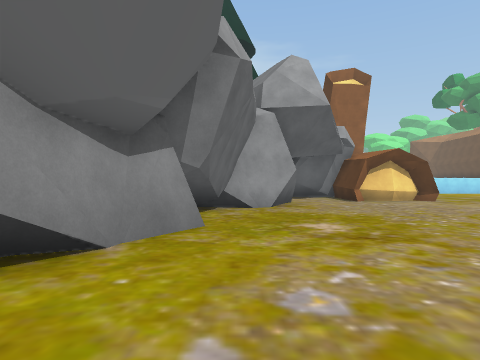
View 1 (above)

22 first-person views from a walk through a scene from a Unity 3-D project. The camera is 1.4 m above the floor, looks level and sees 75° across. The floor is counted in squares, 2 m on a side. Each view is taken from the middle of a square. On the plan, view 1 faces up. The plan holds only what a view shows up to about 10 squares ahead; the rest is blank. The place goes on beyond the plan. The player is left out. Some animated figures are left out.

View 2
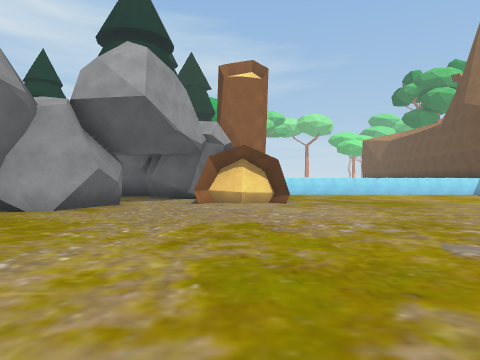

View 3
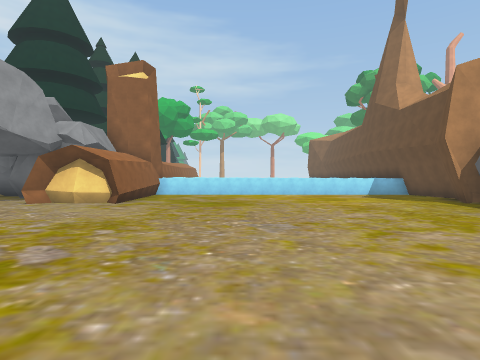

View 4
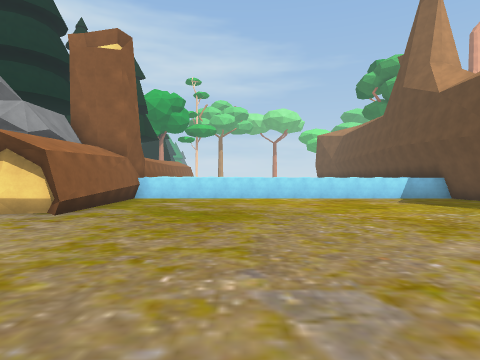

View 5
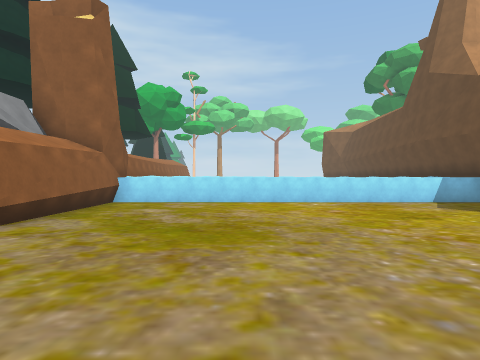

View 6
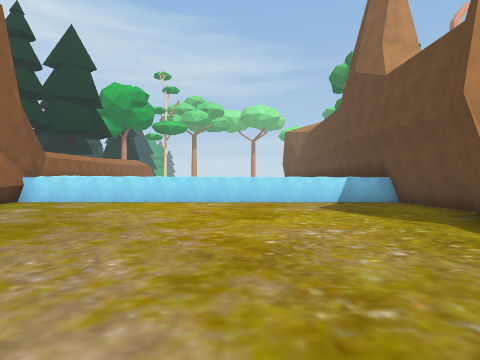

View 7
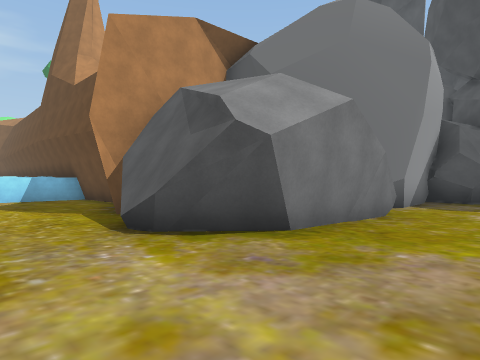

View 8
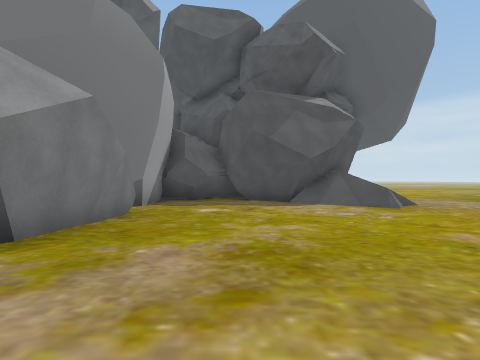

View 9
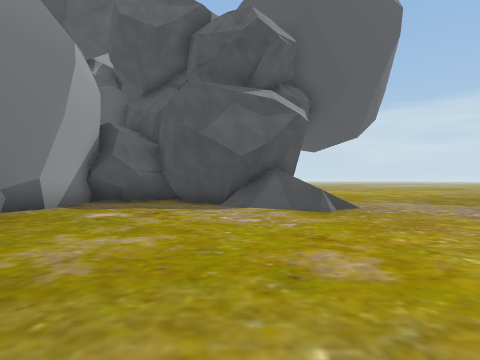

View 10
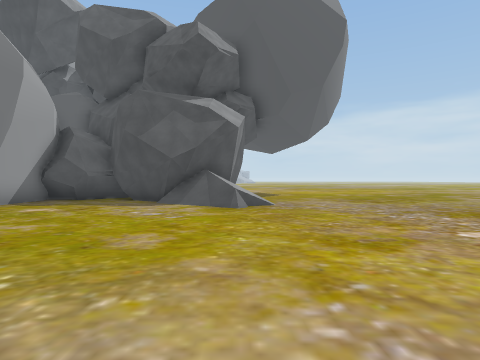

View 11
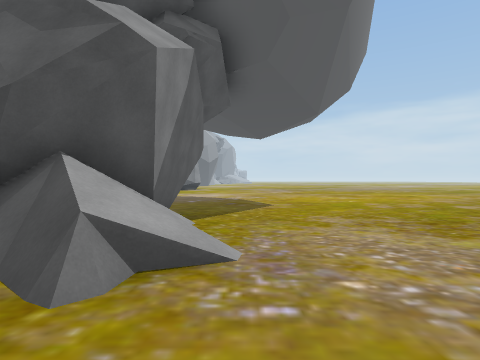

View 12
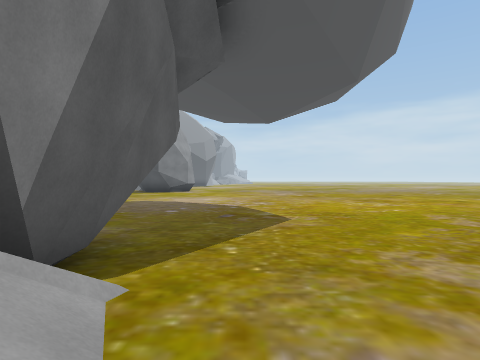

View 13
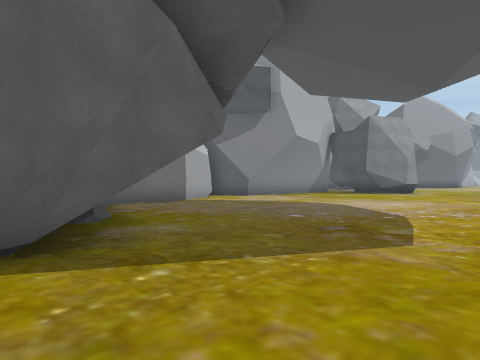

View 14
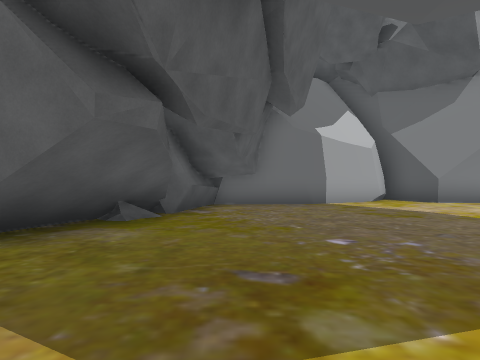

View 15
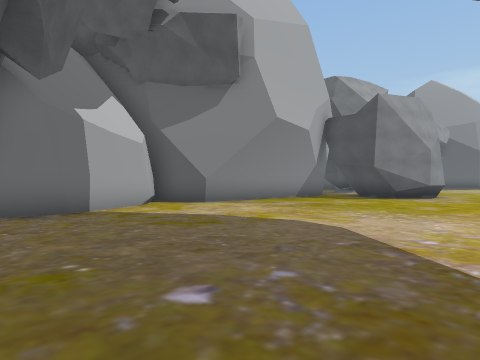

View 16
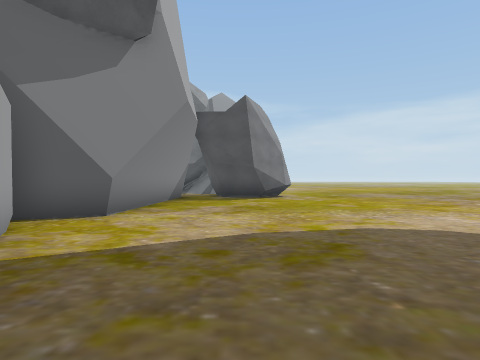

View 17
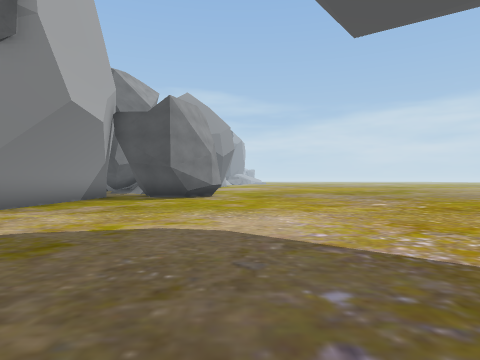

View 18
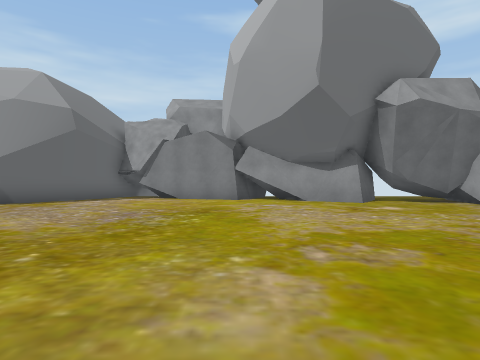

View 19
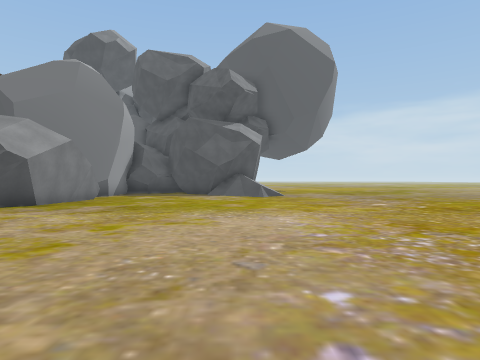

View 20
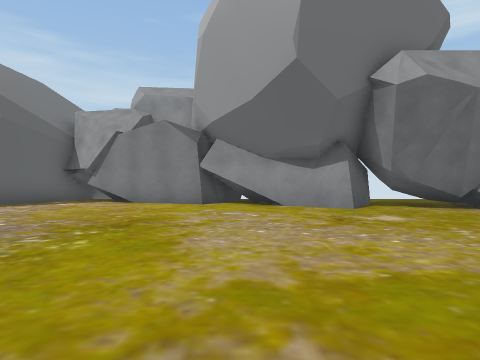

View 21
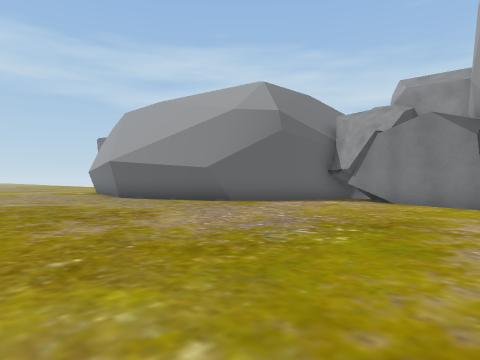

View 22
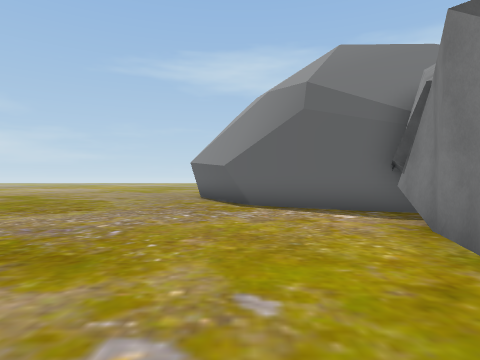

### Floor plan
Points are (right, up) in squares from view 1. A wall is a line through its corners. A room is listed if a view was taken in it or the views show most of it. See-through windows are left out.
Room 1 (views 1, 2, 3, 4, 5, 6, 7, 8, 9, 10, 11, 12, 13, 14, 15, 16, 17, 18, 19, 20, 21, 22)
walls: (19.7, 6.2) (19, 6.4); (16.4, 7) (16, 7.6) (16.2, 8.7); (16.2, 7.2) (16.4, 8.7); (22.4, 0.7) (25.2, 4.6) (24.5, 5.1) (24.4, 5.4); (20.7, 6.2) (17.2, 6.5) (16, 7.5); (22.9, 1.1) (23.6, 2.1); (16.2, 8.2) (16.2, 8.9); (23.4, 1.7) (23.4, 2.3); (16.4, 8.5) (16.4, 9.4); (23.6, 0.8) (23, 1.3); (22, 6.5) (21.5, 7.1); (22.4, 6.5) (21.6, 7.1); (24.7, 0.1) (23.2, 1.5); (24.5, 5) (24.2, 6.4); (24.9, 0.2) (24.1, 1); (16.4, 10.2) (17.7, 12.7) (17.8, 15.8) (6.2, 15.8) (6.4, 10.2) (6, 10.7) (5.1, 10.3) (4.1, 10.6) (3.7, 10); (25.1, 0.3) (24.8, 0.6); (25.1, 5.1) (24.6, 5.5); (25, 6.6) (22.1, 6.5) (21.5, 6.9); (26.2, 0.1) (25.2, 0.5); (26.9, 0.2) (24.6, 0.4); (18, 12.5) (17.9, 15.8); (27.9, 3.9) (27.4, 3.4); (28.3, 5.9) (27.8, 3.7); (28.2, 6.2) (27.9, 3.8) (27.6, 3.6); (6.4, 10.1) (5.9, 10.6); (31.1, 6) (28.5, 5.9); (1.5, 8.5) (0.2, 7.8); (1.7, 9.6) (1, 8); (1.6, 9.7) (1.6, 9); (1.6, 10.1) (1.7, 9.7); (0.4, 7.9) (-0.4, 7.6); (0.3, 7.8) (-0.5, 7.7); (-0.7, 4.7) (-1.4, 3.4); (34, 7.8) (33.6, 7.3) (30.9, 5.9); (-0.3, 7.7) (-0.8, 5.9); (-1.3, 4) (-1.9, 1.4); (-2.4, -0.2) (-2.5, -0.8) (-2.8, -1.5); (-2.6, 1.3) (-2, 0.9) (-2.5, -1); (-1.5, -4.7) (0.1, -5.9) (0.4, -6.5); (-2.5, 5.9) (-0.8, 4.8) (-1.4, 3.9); (-2.7, -1) (-3, -2.9); (-2.7, -4.1) (-1.3, -4.9); (-3.8, -3.6) (-2.3, -4.3); (39.1, 6.1) (35, 6.5) (34.2, 8)
low walls: (17.5, 6.5) (16.1, 7.8) (15.9, 8.3); (21.9, 0.2) (22.5, 0.9); (24.4, 5.4) (24.9, 5.7); (25, -0.1) (24.4, 0.1); (27.4, 2.8) (26.9, 2.3); (1.7, 9.7) (1.2, 8.7); (0.2, 7.8) (-1.5, 8.1); (-0.2, -5.7) (0.3, -6.6); (37.4, 6.3) (35.5, 6.2); (38.4, 6.4) (37.5, 6.3); (39, 6.4) (38.5, 6.4)

Where each view was taken, in squares from view 1:
view 1: 0 up, 0 right, facing up
view 2: 1 up, 5 right, facing up
view 3: 1 up, 10 right, facing up
view 4: 4 up, 10 right, facing up
view 5: 6 up, 10 right, facing up
view 6: 6 up, 13 right, facing up
view 7: 4 up, 14 right, facing up-right
view 8: 4 up, 14 right, facing right
view 9: 2 up, 15 right, facing right
view 10: 0 up, 14 right, facing right
view 11: 1 down, 20 right, facing right
view 12: 1 down, 23 right, facing right
view 13: 3 down, 25 right, facing up-right
view 14: 3 down, 29 right, facing up
view 15: 1 down, 29 right, facing up-right
view 16: 4 up, 29 right, facing right
view 17: 1 up, 29 right, facing right
view 18: 1 up, 9 right, facing left
view 19: 1 up, 9 right, facing right
view 20: 2 up, 7 right, facing left
view 21: 2 up, 7 right, facing down-left
view 22: 3 up, 0 right, facing down
